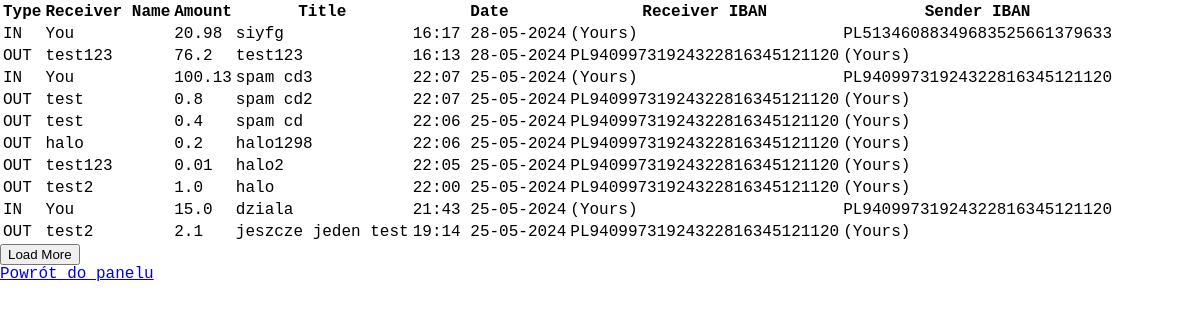
Before: /transfer_history (signed in) with the older database file.
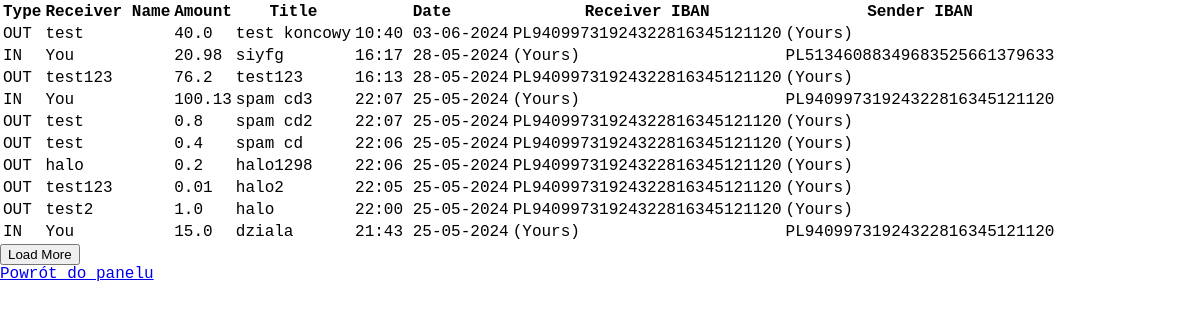
After: the same page with the newer database file.
### app/__init__.py (models this page shows, shortened)
class Transfers(db.Model):
    __tablename__ = "Transfers"
    transfer_id = db.Column(db.String(64), primary_key=True, unique=True)
    sender_iban = db.Column(db.String(28), nullable=False)
    receiver_iban = db.Column(db.String(28), nullable=False)
    title = db.Column(db.String(50), nullable=False)
    receiver_name = db.Column(db.String(50), nullable=False)
    amount = db.Column(db.Float, nullable=False)
    date = db.Column(db.DateTime, nullable=False)
    sender_id = db.Column(db.String(16), db.ForeignKey('Customers.customer_id'), nullable=False)

### app/views.py (the view)
@app.route("/transfer_history", methods=['GET','POST'])
@login_required
def transfer_history():
    limit = 10
    offset = int(request.args.get('offset', 0))
    transfers = get_transfers(current_user.login, limit, offset)
    pesel = current_user.pesel
    customer_id = Customers.query.filter_by(pesel=pesel).first().customer_id
    return render_template("transfer_history.html", transfers=transfers, current_customer_id=customer_id, offset=offset, limit=limit)

### app/models/utils.py (called while the page is built)
def beautify_date(list):
    for item in list:
        item.formatted_date  = item.date.strftime("%H:%M %d-%m-%Y")
    return list

def get_transfers(login: str, limit: int, offset: int = 0):
    user = Users.query.filter_by(login=login).first()
    customer = Customers.query.filter_by(pesel=user.pesel).first()
    transfers_out = Transfers.query.filter_by(sender_id=customer.customer_id).all()
    transfers_in = Transfers.query.filter_by(receiver_iban=customer.iban_number).all()
    transfers = transfers_in + transfers_out
    transfers.sort(key=lambda x: x.date, reverse=True)
    recent_transfers = transfers[:offset+limit]
    return beautify_date(recent_transfers)

### app/views.py (called while the page is built)
@login_manager.user_loader
def load_user(pesel):
    return Users.query.get(pesel)

### app/templates/transfer_history.html (shortened to what this page needs)
{% extends 'base.html'%}
{% block body %}
<table>
    <tr>
        <th>Type</th>
        <th>Receiver Name</th>
        <th>Amount</th>
        <th>Title</th>
        <th>Date</th>
        <th>Receiver IBAN</th>
        <th>Sender IBAN</th>
    </tr>
    {% for item in transfers %}
        <tr>
            {% if item.sender_id == current_customer_id %}
                <td>OUT</td>
                <td>{{ item.receiver_name }}</td>
                <td>{{ item.amount }}</td>
                <td>{{ item.title }}</td>
                <td>{{ item.formatted_date }}</td>
                <td>{{ item.receiver_iban }}</td>
                <td>(Yours)</td>
            {% else %}
                <td>IN</td>
                <td> You</td>
                <td>{{ item.amount }}</td>
                <td>{{ item.title }}</td>
                <td>{{ item.formatted_date }}</td>
                <td>(Yours)</td>
                <td>{{ item.sender_iban }}</td>
            {% endif %}
        </tr>
    {% endfor %}
</table>
<form method="get" action="/transfer_history">
    <button type="submit">Load More</button>
</form>
<a href="{{url_for('dashboard')}}">Powrót do panelu</a>
{% endblock %}

Changed rows visible on the page:
no longer on this page (row unchanged): Transfers: receiver_name "test2", amount "2.1", title "jeszcze jeden test", formatted_date "19:14 25-05-2024", receiver_iban "PL94099731924322816345121120"
added Transfers: receiver_name "test", amount "40.0", title "test koncowy", formatted_date "10:40 03-06-2024", receiver_iban "PL94099731924322816345121120"
